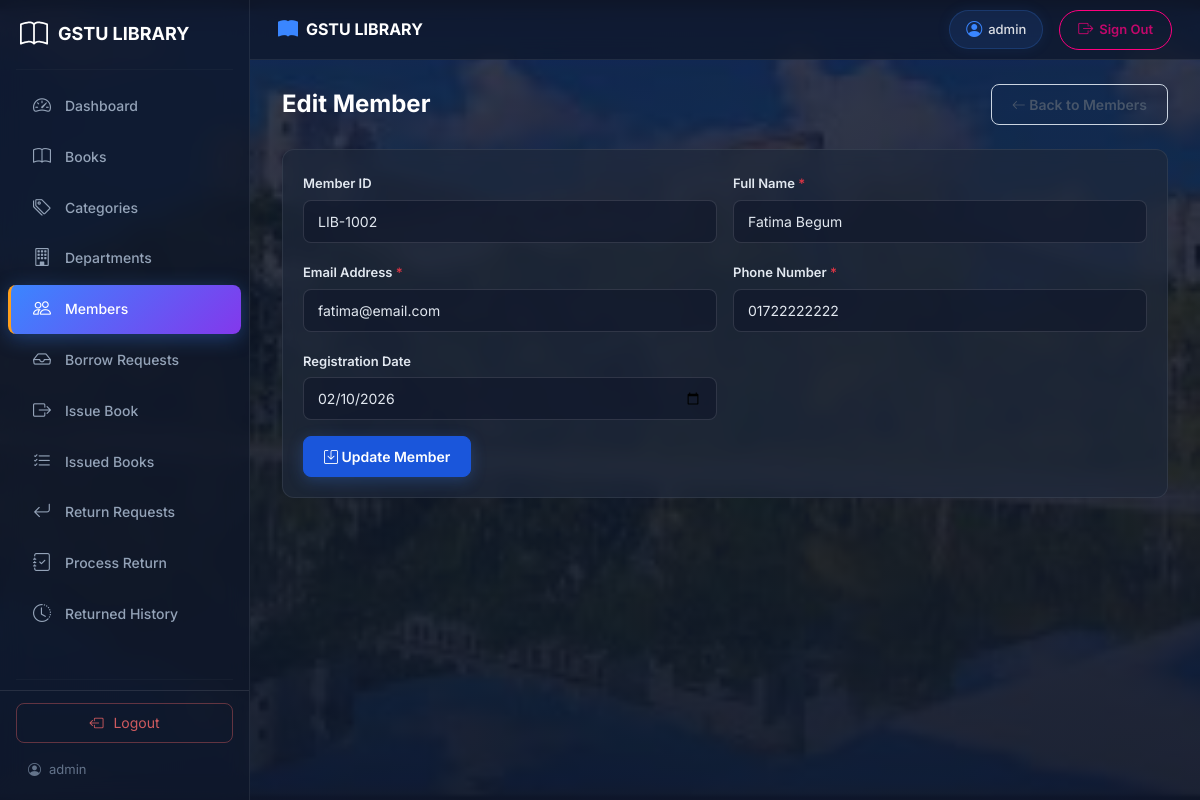
Page /admin/member-edit.php?id=2 (signed in) on the committed database.
### tables this page shows
CREATE TABLE IF NOT EXISTS `members` (
    `id` INT(11) NOT NULL AUTO_INCREMENT,
    `member_id` VARCHAR(20) NOT NULL COMMENT 'Unique member identifier (e.g., LIB-1001)',
    `name` VARCHAR(255) NOT NULL,
    `email` VARCHAR(100) NOT NULL,
    `phone` VARCHAR(20) NOT NULL,
    `reg_date` DATE NOT NULL COMMENT 'Registration date',
    `created_at` TIMESTAMP NOT NULL DEFAULT CURRENT_TIMESTAMP(),
    PRIMARY KEY (`id`),
    UNIQUE INDEX `member_id` (`member_id`),
    UNIQUE INDEX `email` (`email`)
);

### admin/member-edit.php (the view, shortened to what this page needs)
<?php
$pdo = getConnection();
$memberId = (int)($_GET['id'] ?? 0);
$stmt = $pdo->prepare("SELECT * FROM members WHERE id = :id");
$stmt->execute([':id' => $memberId]);
$member = $stmt->fetch();
require_once __DIR__ . '/header.php';
require_once __DIR__ . '/sidebar.php';
?>
<div class="main-content">
    <div class="d-flex justify-content-between align-items-center mb-4">
        <h2 class="page-title">Edit Member</h2>
        <a href="members.php" class="btn btn-outline-secondary"><i class="bi bi-arrow-left"></i> Back to Members</a>
    </div>
    <div class="card dashboard-card">
        <div class="card-body">
            <form method="POST" action="">
                <div class="row g-3">
                    <div class="col-md-6">
                        <label class="form-label">Member ID</label>
                        <input type="text" class="form-control" value="<?php echo htmlspecialchars($member['member_id'], ENT_QUOTES, 'UTF-8'); ?>" disabled>
                    </div>
                    <div class="col-md-6">
                        <label for="name" class="form-label">Full Name <span class="text-danger">*</span></label>
                        <input type="text" class="form-control" id="name" name="name"
                               value="<?php echo htmlspecialchars($member['name'], ENT_QUOTES, 'UTF-8'); ?>" required>
                    </div>
                    <div class="col-md-6">
                        <label for="email" class="form-label">Email Address <span class="text-danger">*</span></label>
                        <input type="email" class="form-control" id="email" name="email"
                               value="<?php echo htmlspecialchars($member['email'], ENT_QUOTES, 'UTF-8'); ?>" required>
                    </div>
                    <div class="col-md-6">
                        <label for="phone" class="form-label">Phone Number <span class="text-danger">*</span></label>
                        <input type="text" class="form-control" id="phone" name="phone"
                               value="<?php echo htmlspecialchars($member['phone'], ENT_QUOTES, 'UTF-8'); ?>" required>
                    </div>
                    <div class="col-md-6">
                        <label for="reg_date" class="form-label">Registration Date</label>
                        <input type="date" class="form-control" id="reg_date" name="reg_date"
                               value="<?php echo htmlspecialchars($member['reg_date'], ENT_QUOTES, 'UTF-8'); ?>" required>
                    </div>
                    <div class="col-12">
                        <button type="submit" class="btn btn-primary"><i class="bi bi-save"></i> Update Member</button>
                    </div>
                </div>
            </form>
        </div>
    </div>
</div>
<?php require_once __DIR__ . '/footer.php'; ?>

### assets/css/style.css (style rules this page uses)
:root { --primary-blue: #1a56db; --primary-dark: #1e293b; --primary-light: #3b82f6; --accent: #0ea5e9; --gray-50: #f8fafc; --gray-100: #f1f5f9; --gray-200: #e2e8f0; --gray-300: #cbd5e1; --gray-400: #94a3b8; --gray-500: #64748b; --gray-600: #475569; --gray-700: #334155; --gray-800: #1e293b; --gray-900: #0f172a; --success: #10b981; --warning: #f59e0b; --danger: #ef4444; --info: #06b6d4; --sidebar-width: 250px; --header-height: 0px; }
* { margin: 0; padding: 0; box-sizing: border-box; }
body { font-family: 'Inter', -apple-system, BlinkMacSystemFont, 'Segoe UI', Roboto, sans-serif; background-color: var(--gray-50); color: var(--gray-800); line-height: 1.6; }
a { text-decoration: none; color: var(--primary-blue); }
.main-content { flex: 1; margin-left: var(--sidebar-width); padding: 84px 32px 24px; min-height: 100vh; }
.page-title { font-size: 24px; font-weight: 700; color: var(--gray-900); margin: 0; }
.dashboard-card { background: rgba(15, 23, 42, 0.7); backdrop-filter: blur(8px); -webkit-backdrop-filter: blur(8px); border: 1px solid rgba(255, 255, 255, 0.08); border-radius: 12px; overflow: hidden; }
.dashboard-card .card-body { padding: 20px; }
.form-control, .form-select { border: 1.5px solid var(--gray-300); border-radius: 8px; padding: 10px 14px; font-size: 14px; font-family: inherit; transition: border-color 0.2s ease, box-shadow 0.2s ease; }
.form-label { font-size: 13px; font-weight: 600; color: var(--gray-700); margin-bottom: 6px; }
.btn { padding: 9px 20px; font-size: 14px; font-weight: 600; border-radius: 8px; transition: all 0.2s ease; font-family: inherit; }
.btn-primary { background: var(--primary-blue); border-color: var(--primary-blue); box-shadow: 0 4px 15px rgba(58, 134, 255, 0.25); }
.btn-outline-secondary { border-color: var(--gray-300); color: var(--gray-600); }
.admin-body { background: linear-gradient(rgba(15, 23, 42, 0.8), rgba(15, 23, 42, 0.92)), url('../../img/campus.jpg'); background-size: cover; background-position: center; background-repeat: no-repeat; background-attachment: fixed; min-height: 100vh; }
.card.dashboard-card, .dashboard-card { background: rgba(30, 41, 59, 0.7) !important; backdrop-filter: blur(8px); -webkit-backdrop-filter: blur(8px); border: 1px solid rgba(255, 255, 255, 0.08) !important; }
.dashboard-card .card-body { color: #cbd5e1; }
.dashboard-card .form-control, .dashboard-card .form-select { background: rgba(15, 23, 42, 0.6) !important; border: 1.5px solid rgba(255, 255, 255, 0.12) !important; color: #e2e8f0 !important; }
.dashboard-card .form-control::placeholder { color: rgba(255, 255, 255, 0.3) !important; }
.dashboard-card .form-label { color: #e2e8f0 !important; }
.main-content .page-title { color: #ffffff; }
.main-content h1, .main-content h2, .main-content h3, .main-content h4, .main-content h5, .main-content h6, .main-content p { color: #e2e8f0; }
.dashboard-card .card-header, .dashboard-card .card-body, .dashboard-card .card-footer, .dashboard-card .table, .dashboard-card .table *, .dashboard-card table, .dashboard-card table * { backdrop-filter: none !important; -webkit-backdrop-filter: none !important; filter: none !important; }

### rows in the picture
members: member "LIB-1002", name "Fatima Begum", email "fatima@email.com", phone "01722222222", reg_date "02/10/2026"

### other values in the picture
$_SESSION['admin_name'] "admin"
